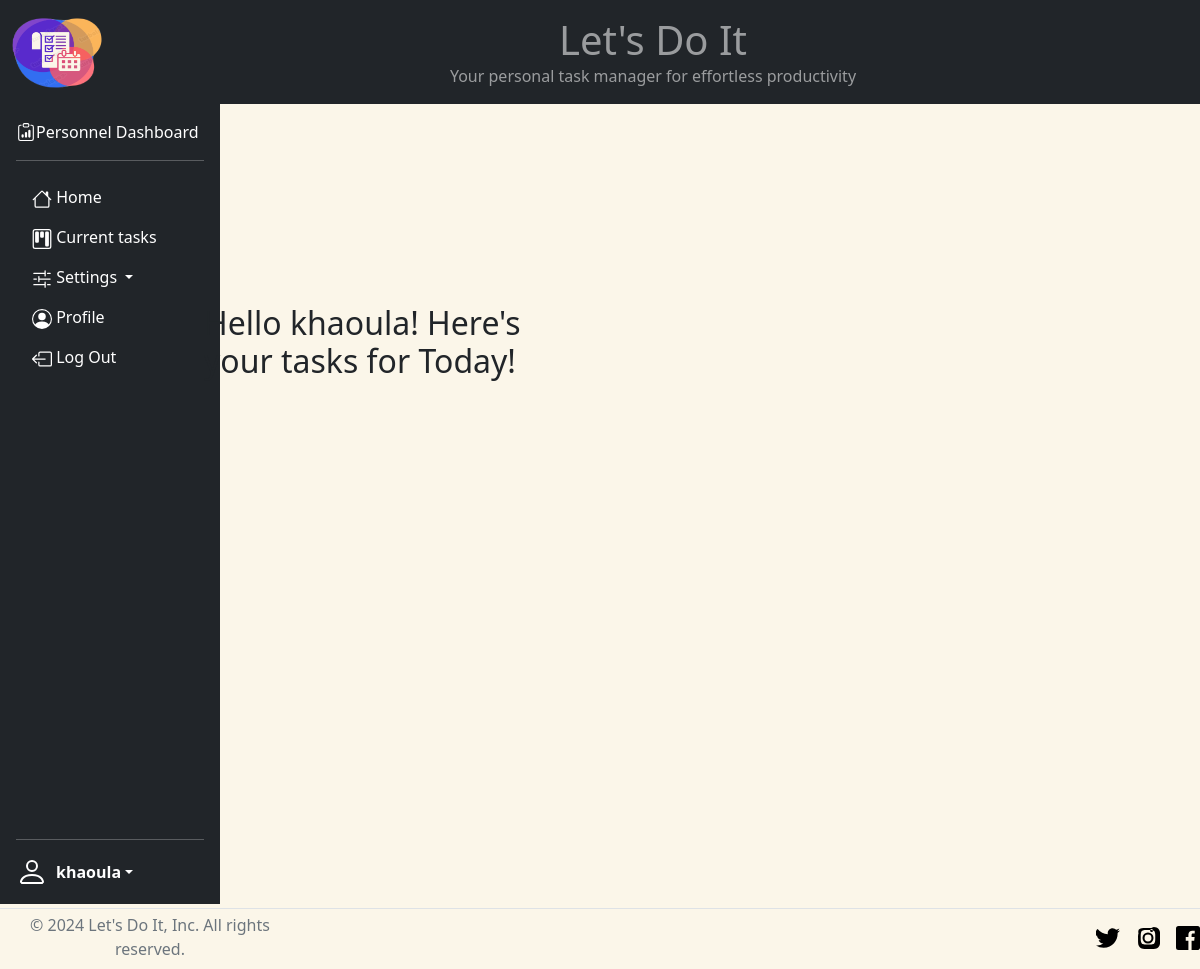
The page /dashboard/tasks (signed in) on the database as committed earlier.
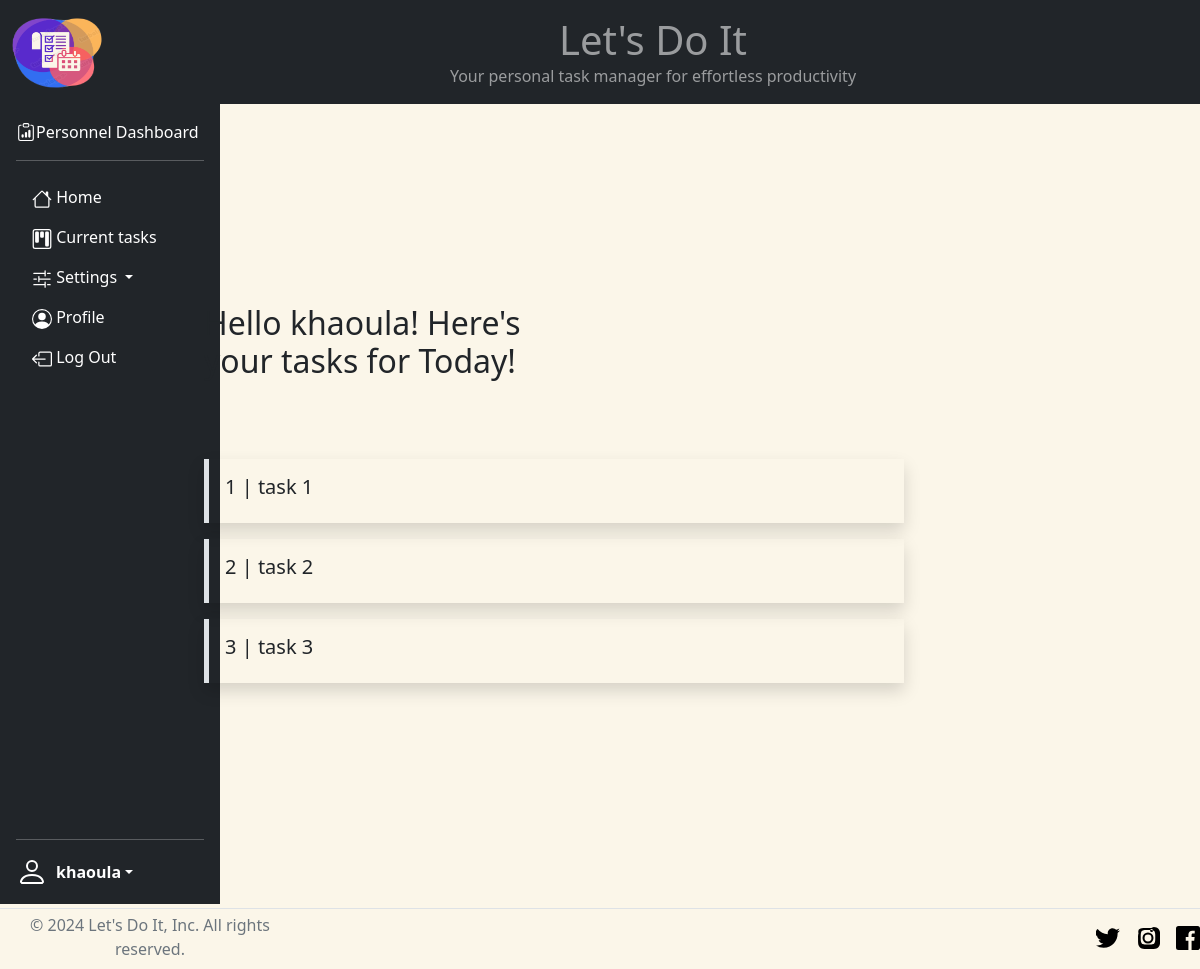
The same page on the database as committed later.
### app.py (models this page shows)
class User(db.Model, UserMixin):
    id = db.Column(db.Integer, primary_key=True)
    email = db.Column(db.String(120), nullable=False, unique=True)
    username = db.Column(db.String(20), nullable=False)
    password = db.Column(db.String(80), nullable=False)

class ToDo(db.Model):
    id = db.Column(db.Integer, primary_key=True)
    title = db.Column(db.String(100))
    complete = db.Column(db.Boolean, default=False)

### app.py (the view)
@app.route('/dashboard/tasks', methods=['GET', 'POST'])
@login_required
def tasks():
    todo_list = ToDo.query.all()
    total = ToDo.query.count()
    completed_tasks = ToDo.query.filter_by(complete=True).count()
    uncompleted_tasks = ToDo.query.filter_by(complete=False).count()
    return render_template('dashboard/current_tasks.html', todo_list=todo_list, total=total, completed_tasks=completed_tasks, uncompleted_tasks=uncompleted_tasks)

### app.py (called while the page is built)
@login_manager.user_loader
def load_user(user_id):
    return User.query.get(int(user_id))

### templates/dashboard/current_tasks.html (shortened to what this page needs)
<!DOCTYPE html>
<html lang="en">
  <head>
    <link
      href="https://cdn.jsdelivr.net/npm/bootstrap@5.1.3/dist/css/bootstrap.min.css"
      rel="stylesheet"
    />
  </head>
    <body style="background-color: #fbf6e9">
    <nav class="navbar navbar-dark bg-dark" aria-label="First navbar example">
      <div class="container-fluid">
        <a class="navbar-brand">
          <img
            src="{{url_for('static', filename='/images/icon.png')}}"
            alt="Logo"
            width="90"
            height="70"
            class="d-inline-block align-text-top"
          />
        </a>
        <div class="navbar-text text-center mx-auto">
          <h1 class="mb-0">Let's Do It</h1>
          <p class="mb-0">
            Your personal task manager for effortless productivity
          </p>
        </div>
    </nav>
    <div class="row">
      <div class="col-md-2" >
        <div
          class="d-flex flex-column flex-shrink-0 p-3 text-white bg-dark"
          style="width: 220px; height: 100vh"
        >
        <a
        class="d-flex align-items-center mb-3 mb-md-0 me-md-auto text-white text-decoration-none"
      >
            <span class=" fs-6"> Personnel Dashboard</span>
        </a>
      <hr />
          <ul class="nav nav-pills flex-column mb-auto">
            <li class="nav-item">
              <a href="{{url_for('dashboard')}}" class="nav-link text-white">
                Home
              </a>
            </li>
            <li>
              <a href="{{url_for('tasks')}}" class="nav-link text-white">
                Current tasks
              </a>
            </li>
            <li class="dropdown">
              <a href="#" class="nav-link text-white dropdown-toggle" id="settingsDropdown" data-bs-toggle="dropdown" aria-expanded="false">
                  Settings
              </a>
                              <body style="background-color: #f6ebae79">
          </li>
          <li>
            <a href="#" class="nav-link text-white">
              Profile
            </a>
          </li>
          <li>
            <a href="{{url_for('log_out')}}" class="nav-link text-white">
              Log Out
            </a>
          </li>
      </ul>
          <hr />
          <div class="dropdown">
            <a
              href="#"
              class="d-flex align-items-center text-white text-decoration-none dropdown-toggle"
              id="dropdownUser1"
              data-bs-toggle="dropdown"
              aria-expanded="false"
            >
              <strong>{{ current_user.username }}</strong>
            </a>
          </div>
        </div>
      </div>
      <div class="col-md-4 " style="margin-top: 200px;">
        {% if current_user.is_authenticated %}
          <h2>Hello {{ current_user.username }}! Here's your tasks for Today!</h2>
        {% endif %}
        <div style="height: 54px;"></div>
      {% for todo in todo_list%}
      <div class="border-start border-5 mt-3 shadow" style="width:700px;"">
        <div class="card-body">
          <h5>{{todo.id}} | {{todo.title}}</h5>
        </div>
      </div>
      {%endfor%}
      </div>
        <footer
          class="d-flex flex-wrap justify-content-between align-items-center py-1 my-1 border-top"
        >
          <div class="col-md-3 d-flex align-items-center justify-content-center">
            <span class="text-center text-muted"
              >© 2024 Let's Do It, Inc. All rights reserved.</span
            >
          </div>
          <ul class="nav col-md-4 justify-content-end list-unstyled d-flex">
            <li class="ms-3">
              <a class="text-muted" href="#"
                ><svg class="bi" width="24" height="24">
                  <use xlink:href="#twitter"></use></svg></a>
            </li>
            <li class="ms-3">
              <a class="text-muted" href="#"
                ><svg class="bi" width="24" height="24">
                  <use xlink:href="#instagram"></use></svg></a>
            </li>
            <li class="ms-3">
              <a class="text-muted" href="#"
                ><svg class="bi" width="24" height="24">
                  <use xlink:href="#facebook"></use></svg></a>
            </li>
          </ul>
        </footer>
      </body>
</html>

Rows that differ between the two databases and show on the page:
added ToDo: id "1", title "task 1"
added ToDo: id "2", title "task 2"
added ToDo: id "3", title "task 3"
